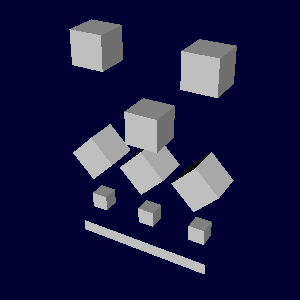

The script that drew this image:
#!/usr/bin/env python

# Read a glTF file with multiple animations (interpolation test) and render.

import os

import vtkmodules.vtkInteractionStyle  # noqa: F401
import vtkmodules.vtkRenderingFreeType  # noqa: F401
import vtkmodules.vtkRenderingOpenGL2  # noqa: F401

from vtkmodules.vtkCommonExecutionModel import vtkStreamingDemandDrivenPipeline
from vtkmodules.vtkIOGeometry import vtkGLTFReader
from vtkmodules.vtkRenderingCore import (
    vtkActor,
    vtkCompositePolyDataMapper,
    vtkRenderWindow,
    vtkRenderWindowInteractor,
    vtkRenderer,
)

# Source
data_dir = os.environ.get("VPE_DATA_DIR", os.path.dirname(os.path.abspath(__file__)))

# Read glTF file with multiple animations
step = 75
gltf_reader = vtkGLTFReader()
gltf_reader.SetFileName(os.path.join(data_dir, "glTF", "InterpolationTest", "InterpolationTest.gltf"))
gltf_reader.SetFrameRate(60)
gltf_reader.ApplyDeformationsToGeometryOn()

# Enable all animations
gltf_reader.UpdateInformation()
for i in range(gltf_reader.GetNumberOfAnimations()):
    gltf_reader.EnableAnimation(i)

# Update to get time steps
gltf_reader.UpdateInformation()
output_info = gltf_reader.GetOutputInformation(0)
nb_steps = output_info.Length(vtkStreamingDemandDrivenPipeline.TIME_STEPS())
assert nb_steps >= step, f"Not enough time steps: {nb_steps} < {step}"

time = output_info.Get(vtkStreamingDemandDrivenPipeline.TIME_STEPS(), step)
output_info.Set(vtkStreamingDemandDrivenPipeline.UPDATE_TIME_STEP(), time)
gltf_reader.Update()

# Mapper
composite_mapper = vtkCompositePolyDataMapper()
composite_mapper.SetInputConnection(gltf_reader.GetOutputPort())

# Actor
gltf_actor = vtkActor()
gltf_actor.SetMapper(composite_mapper)

# Renderer
renderer = vtkRenderer()
renderer.AddActor(gltf_actor)
renderer.SetBackground(0.0, 0.0, 0.2)

# Render window
render_window = vtkRenderWindow()
render_window.AddRenderer(renderer)
render_window.SetWindowName("gltf reader multiple animations")
render_window.SetMultiSamples(0)
render_window.SetSize(300, 300)

# Interactor
interactor = vtkRenderWindowInteractor()
interactor.SetRenderWindow(render_window)

# Scene
renderer.ResetCamera()
camera = renderer.GetActiveCamera()
camera.Azimuth(30)
camera.Elevation(30)
camera.SetClippingRange(0.1, 1000)

interactor.Initialize()
interactor.Start()
